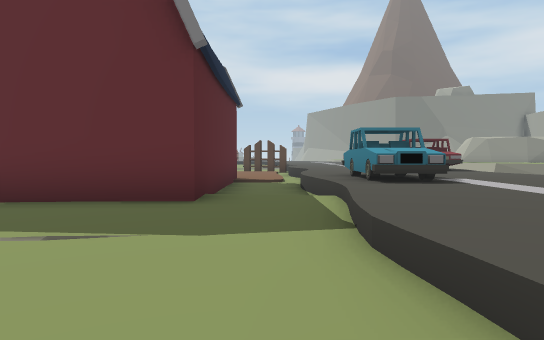
View 1 (above)

24 first-person views from a walk through a scene from a Unity 3-D project. The camera is 1.2 m above the floor, tilts 2° down and sees 70° across. The floor is counted in squares, 2 m on a side. Each view is taken from the middle of a square. On the plan, view 1 faces up. The plan holds only what a view shows up to about 11 squares ahead; the rest is blank. The place goes on beyond the plan. The player is left out.

View 2
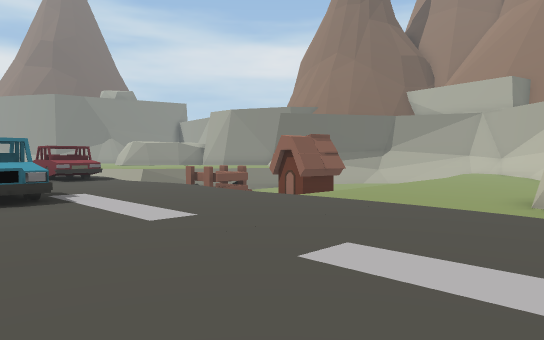

View 3
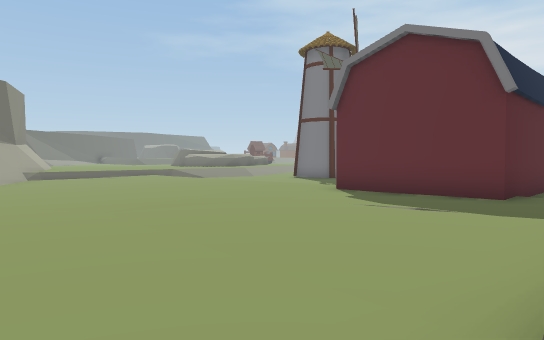

View 4
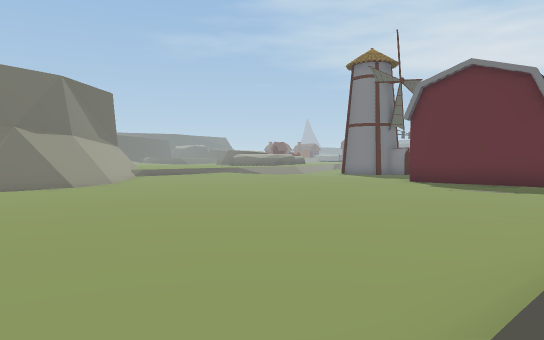

View 5
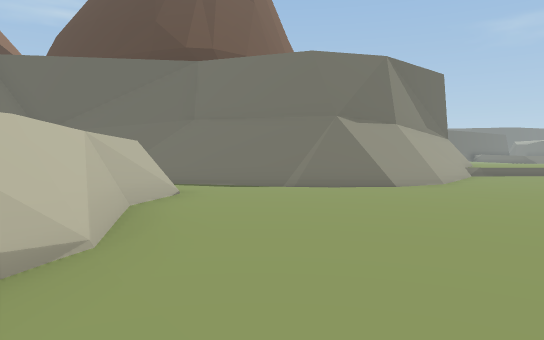

View 6
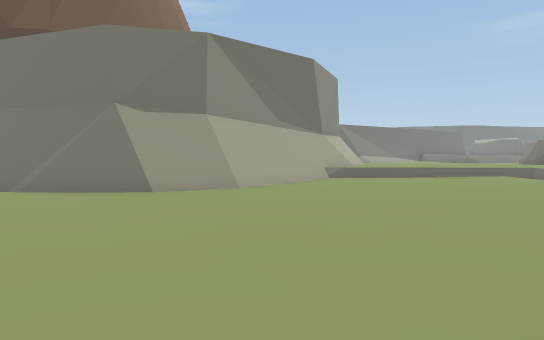

View 7
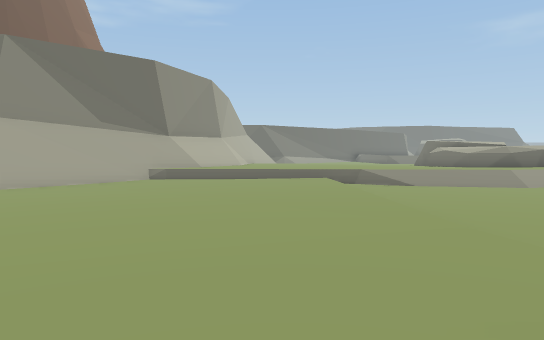

View 8
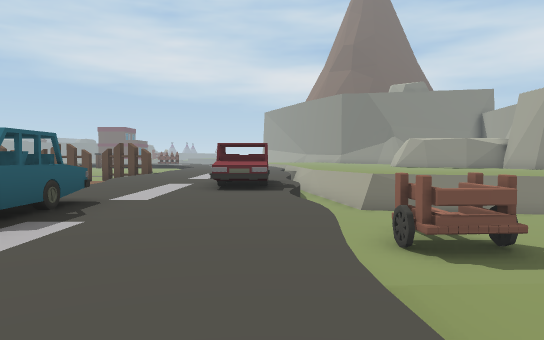

View 9
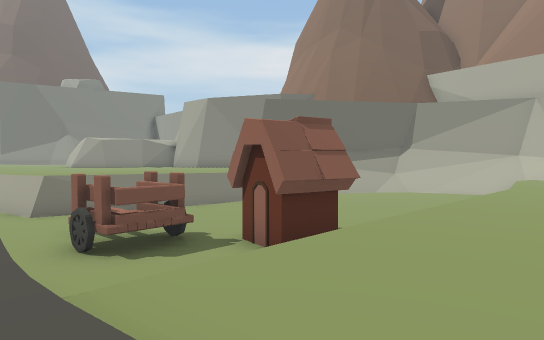

View 10
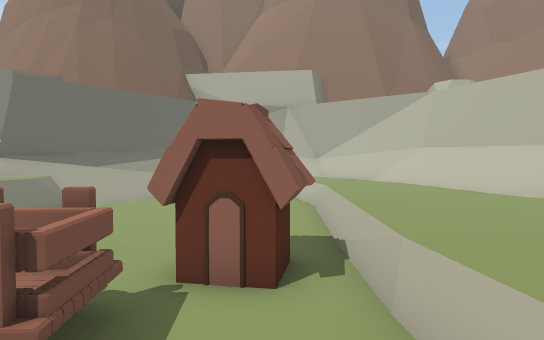

View 11
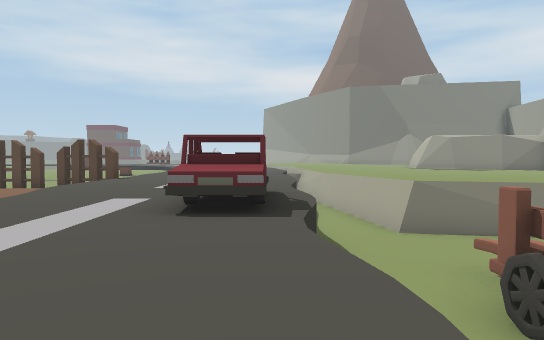

View 12
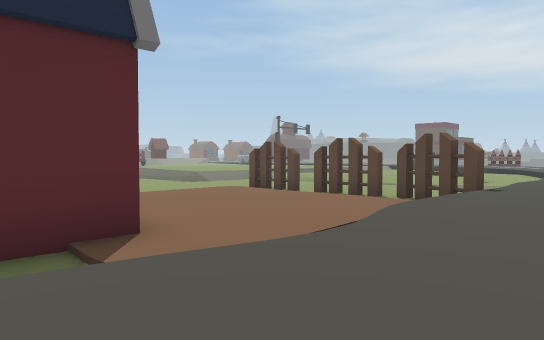

View 13
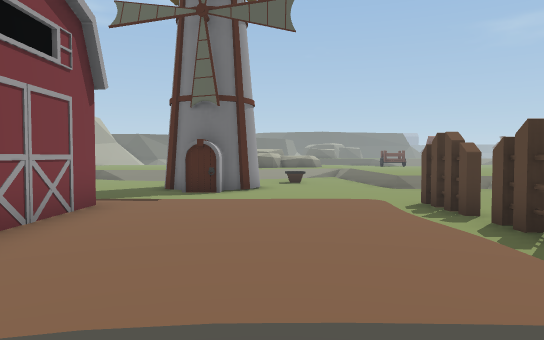

View 14
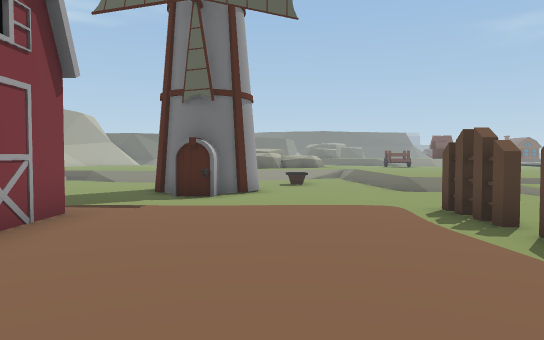

View 15
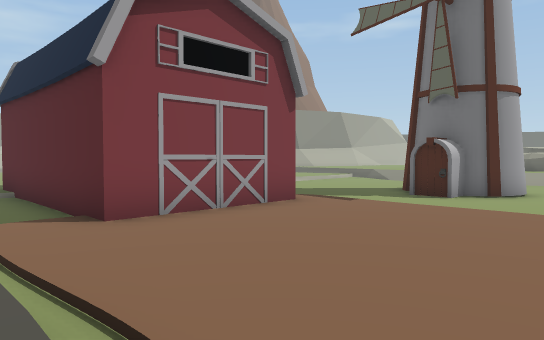

View 16
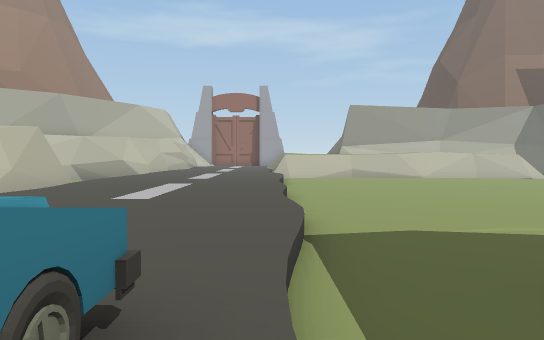

View 17
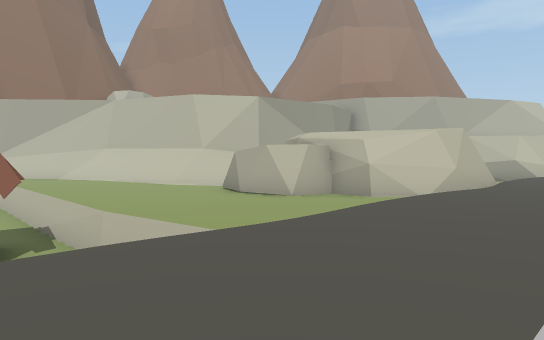

View 18
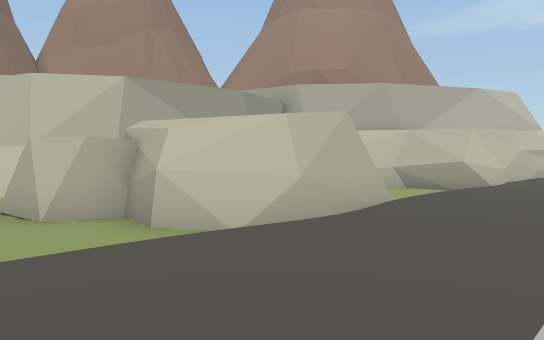

View 19
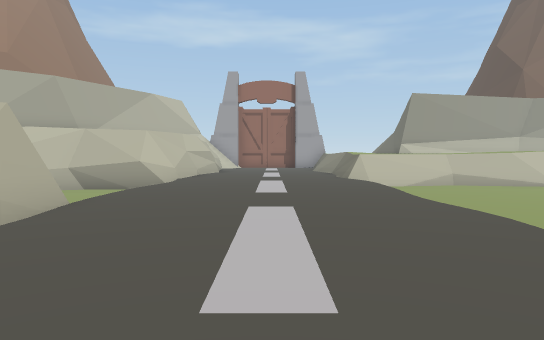

View 20
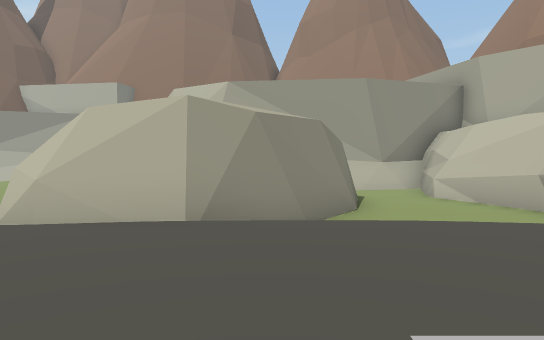

View 21
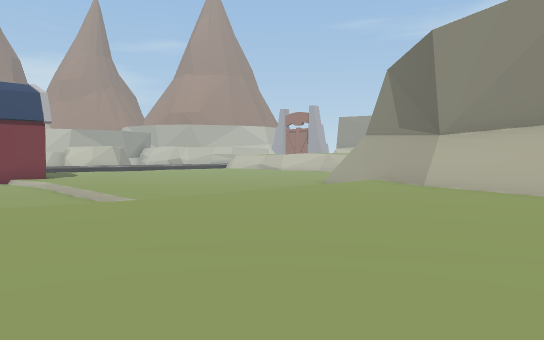

View 22
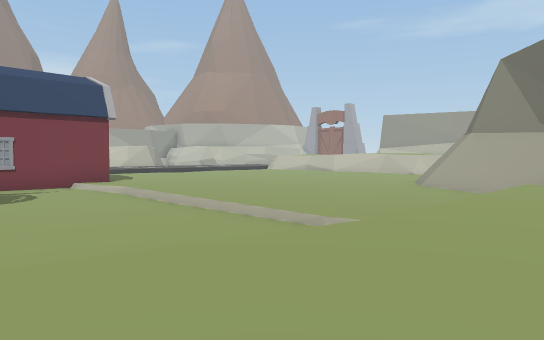

View 23
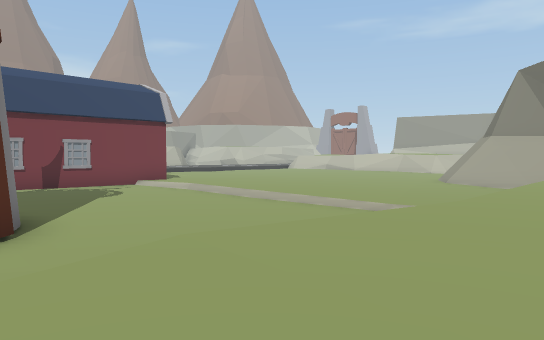

View 24
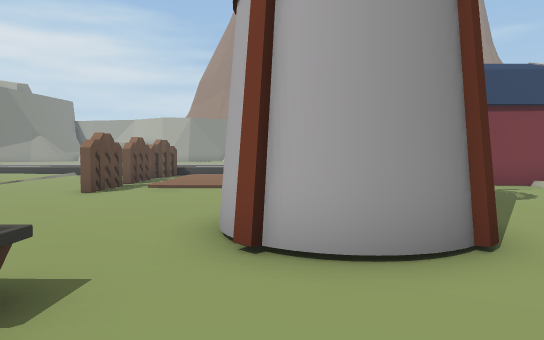

### Floor plan
Key: @ floor where view 1 was taken; # wall or solid block; . main floor; : floor 0.25 m higher than the main floor; - floor 0.25 m lower than the main floor; + floor 0.5 m higher than the main floor; _ floor 0.5 m lower than the main floor; * floor 0.75 m higher than the main floor; < floor 1 m lower than the main floor; ( floor 1.25 m lower than the main floor; / step, stairs or slope; = window, fence, low wall or low ledge; v drop or lower ground; O other object.
Columns run from 20 left of view 1 to 17 right of it. Each row starts with its distance up from view 1.
 17           __--OO-OOOO++    # ++++
 16          __----//////++    #*+***
 15        O-__----...../++    #****
 14        -__-----...../+++ + #****+  +#
 13      / __###---.....//++ + #vv#=###==
 12    ++/ __###---......=++OO <((
 11    +++/_-###---.OO#O.=++OO (O(((( (((
 10    +++/__------    O//++OO OO(((((((<
  9 ++++++/__-------   O-+++++(OOO(((((<
  8 +++++/__--------   O-+O+++(OOOO((((<<
  7 +++++/----------   O-+O+++v((OO(((<<<
  6 +++++/---------O   O-/O+++=vv==vv(<<vv
  5  ++++...........OOOO./++++............
  4  ++++:.............../++++...........
  3  ++++:...............+++++....-......
  2  ##++:.----..........+++++...----..##
  1  ####=.-----........./++++...########
  0     ###-------......@/++++/###
 -1      ###------.......+++++##
 -2        ##-----......./++++##
 -3         ##---......../++++/##
 -4         ##--.........+++++..###
 -5        ###-..........+++++...----#
 -6        #=/...........+++++ ..----#
 -7       ##/-.........../++++ .-#####
 -8       #//..=##====#===++++####

Positions as (right, up) in squares from view 1, and headings:
1: (0, 0), facing up
2: (1, 0), facing up-right
3: (1, -3), facing up-left
4: (1, -7), facing up-left
5: (-2, -6), facing left
6: (-4, -1), facing left
7: (-4, 4), facing left
8: (5, 3), facing up
9: (5, 3), facing up-right
10: (5, 7), facing right
11: (5, 6), facing up
12: (3, 9), facing up-left
13: (2, 14), facing left
14: (1, 14), facing left
15: (1, 16), facing down-left
16: (1, 7), facing down
17: (3, 8), facing down-right
18: (3, 3), facing down-right
19: (3, 3), facing down
20: (2, -3), facing right
21: (-20, 9), facing down-right
22: (-17, 10), facing down-right
23: (-17, 12), facing down-right
24: (-15, 13), facing right
